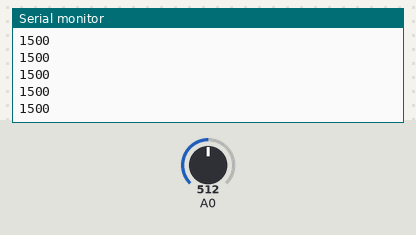
Bench run of a sketch on a simulated Arduino Uno, built with avr-gcc and run on an emulated ATmega328P. On the bench: the last lines printed to the serial monitor. The test bench sets the inputs (shaded band); at power-on: A0 = 512.

Above: at 1.2 s.
1.3 s: A0 set to 716
At 1.33 s:
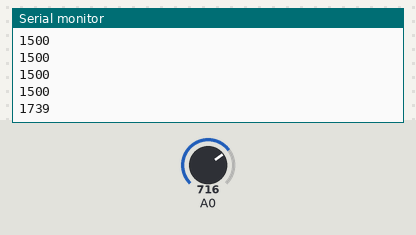
2.8 s: A0 set to 900
At 2.8 s:
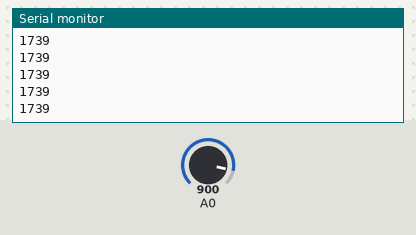
Timing chart, 0 to 5.8 s (numbered marks = the images above; inputs shaded):
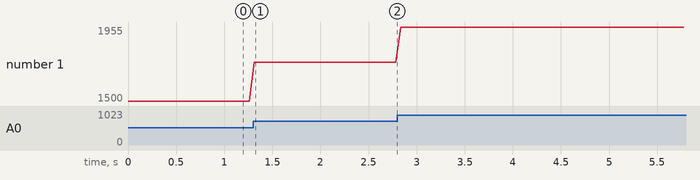

Measured:
- after the input at 1.3 s, the serial monitor: prints a new line at once (image 1)
- plotted number 1: 1500 → 1739 after the input at 1.3 s, 1739 → 1955 after the input at 2.8 s

The sketch:

transmitter.ino
```cpp
#include <SoftwareSerial.h>
SoftwareSerial XBee(2, 3); // RX = 2, TX = 3

void setup() {
    XBee.begin(9600);
    Serial.begin(9600);
}

void loop() {
    int potDegeri = analogRead(A0);
    uint16_t kanalSinyali = map(potDegeri, 0, 1023, 900, 2100);
    Serial.println(kanalSinyali);
    //XBee.write(kanalSinyali);
    //XBee.write('h'); // Başlangıç karakteri
    XBee.write((byte*)(&kanalSinyali), sizeof(kanalSinyali));
    delay(50);
}
```
